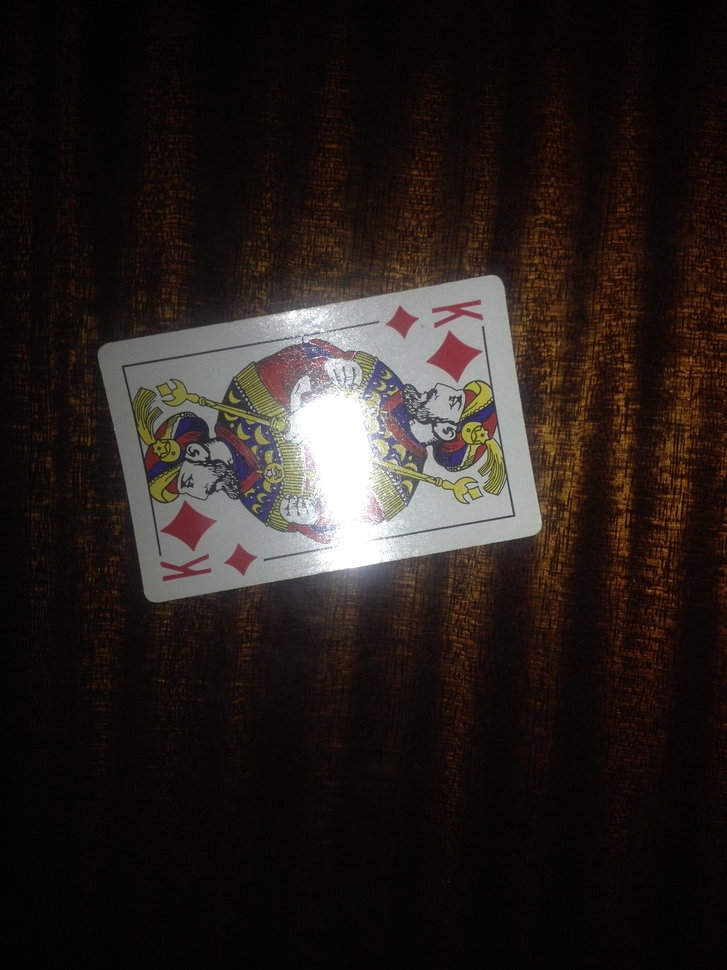
//> input picture Poker/Images/1.jpg, 727 x 970 px, shrunk from 2448 x 3264 before the run
$ ./Source_new   (built with g++ and OpenCV 4)
//> lines starting //> are read from the running program, lines starting //| are printed output that depends on the picture; after the words box and inside, x2 and y2 are one past the last pixel; in counts of white or black regions, pixels touching at a corner belong together
#include <iostream>
#include <opencv2/imgproc.hpp>
#include <opencv2/highgui.hpp>
#include <opencv2/features2d.hpp>
#include <opencv2/xfeatures2d.hpp>
#include <opencv2/calib3d.hpp>


using namespace std;
using namespace cv;
using namespace cv::xfeatures2d;

string image = "d:\\LECTIONS\\_LectionExtract_\\Programming\\CV&AI_Abto\\PROJECT\\Images\\1.jpg";
string mask_image = "d:\\LECTIONS\\_LectionExtract_\\Programming\\CV&AI_Abto\\PROJECT\\Images\\Prepare_Image_masks\\mask_1.jpg";
string writeDir = "d:\\LECTIONS\\_LectionExtract_\\Programming\\CV&AI_Abto\\PROJECT\\Images\\Search_Cart_templates\\";

void imfill(const Mat& src, Mat& dst) {
	Mat src_adjunct = src.clone();
	for (auto seedPoint : vector<Point>{ Point(0, 0),
		Point(dst.cols - 1, 0),
		Point(0, dst.rows - 1),
		Point(dst.cols - 1, dst.rows - 1) }) {
		floodFill(src_adjunct, seedPoint, Scalar(255));
	}
	dst = src | ~src_adjunct;
}

Mat findPaperMask(const Mat& image) {
	Mat mask;
	cvtColor(image, mask, cv::COLOR_BGR2YCrCb);
	imfill(image, mask);
	return mask;
}

vector<Point> findPaperContour(Mat& mask) {
	vector<vector<Point>> contours;
	findContours(mask, contours, RETR_EXTERNAL, CHAIN_APPROX_TC89_L1);
	auto contour = *max_element(contours.begin(), contours.end(), [](const vector<Point>& cnt1, const vector<Point>& cnt2) {
		return contourArea(cnt1) < contourArea(cnt2);
	});
	approxPolyDP(contour, contour, arcLength(contour, true) / 50, true);

	/*vector<Point2f> obj = {Point2f(0,0), Point2f(1,0), Point2f(1,1), Point2f(0,1)};
	vector<Point2f> scene = contour.data;
	Mat H = findHomography(obj, scene, RANSAC);*/

	vector<vector<Point>> cart_contours;
	vector<Point2f> corners;
	float alfa = 3. / 4;
	float xdiv = contour[0].x - contour[(int)contour.size()].x;
	float ydiv = contour[0].y - contour[(int)contour.size()].y;
	float dist = sqrt(xdiv*xdiv + ydiv*ydiv);
	corners.push_back(dist, ydiv/xdiv);
	float max_dist = 0;
	Point corner = contour[(int)contour.size()];
	size_t k;
	for (size_t i = 0; i < contour.size()-1; i++) {
		xdiv = contour[i].x - contour[i+1].x;
		ydiv = contour[i].y - contour[i+1].y;
		dist = sqrt(xdiv*xdiv + ydiv*ydiv);
		corners.push_back(dist, ydiv / xdiv);
		if (max_dist < dist) {
			max_dist = dist;
			corner = contour[i];
			k = i;
		}
	}
	for (size_t i = 0; i < contour.size(); i++) {

	}
	cart_contours.push_back({contour[k], contour[k+1],
							Point(contour[k+1]+alfa*corners[k+1].x/sqrt(1+ corners[k + 1].y)),
							Point(contour[k - 1] + alfa*corners[k - 1].x / sqrt(1 + corners[k - 1].y)) });

	return contour;
}

Mat cropPaper(const Mat& image, const vector<Point>& contour) {
	const static auto resolvePaperSize = [](const vector<Point>& contour) {
		const auto width = norm(contour[0] - contour[1]);
		const auto height = norm(contour[1] - contour[2]);
		return Size(max(width, height), min(width, height));
	};
	const static auto vectorContourToMat = [](const vector<Point>& contour) {
		Mat contour_in_mat(contour);
		contour_in_mat.convertTo(contour_in_mat, CV_32F);
		return contour_in_mat;
	};
	const static auto buildActualPaperContour = [](const Size& size) {
		return static_cast<Mat>(Mat_<float>(8, 1, CV_32F) << 0, 0, size.width, 0, size.width, size.height, 0, size.height).reshape(2);
	};

	Mat paper(image.size(), CV_8UC3);
	Mat tmp1 = vectorContourToMat(contour);
	Mat tmp2 = buildActualPaperContour(paper.size());
	auto p_trans_mat = getPerspectiveTransform(tmp1, tmp2);
	warpPerspective(image, paper, p_trans_mat, paper.size());
	return paper;
}

void main() {
	Mat img = imread(image);
//> img is the input picture: 970 rows x 727 cols, CV_8UC3; mean B, G, R 29.3, 32.8, 39.9
	Mat src = imread(mask_image);
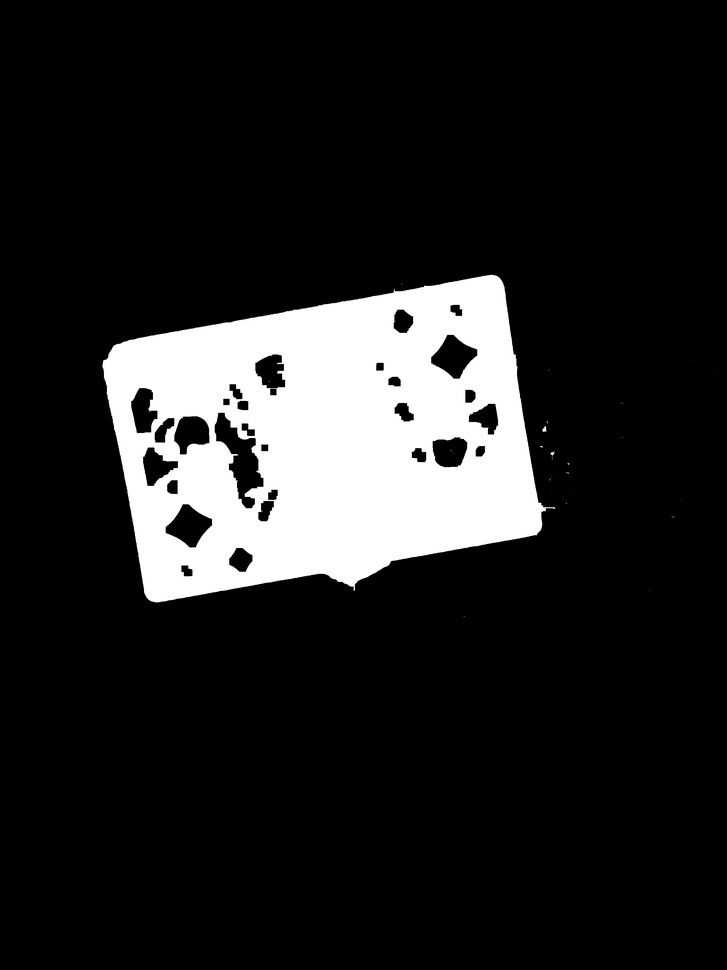
//> input picture PROJECT/Images/Prepare_Image_masks/mask_1.jpg, 727 x 970 px, shrunk from 2448 x 3264 before the run
//> src is the input picture: 970 rows x 727 cols, CV_8UC3; min 0, max 255, mean 34.7
	Mat mask, mask_new, dst;
	mask = findPaperMask(src);
//> in findPaperMask, `cvtColor(image, mask, cv::COLOR_BGR2YCrCb);`: mask: 970 rows x 727 cols, CV_8UC3; mean of channels 0, 1, 2 34.7, 128, 128
//> the loop in imfill, `for (auto seedPoint : vector<Point>{ Point(0, 0), Point(dst.cols - 1, ..` made 4 passes
//> pass 1, in imfill, `floodFill(src_adjunct, seedPoint, Scalar(255));`:
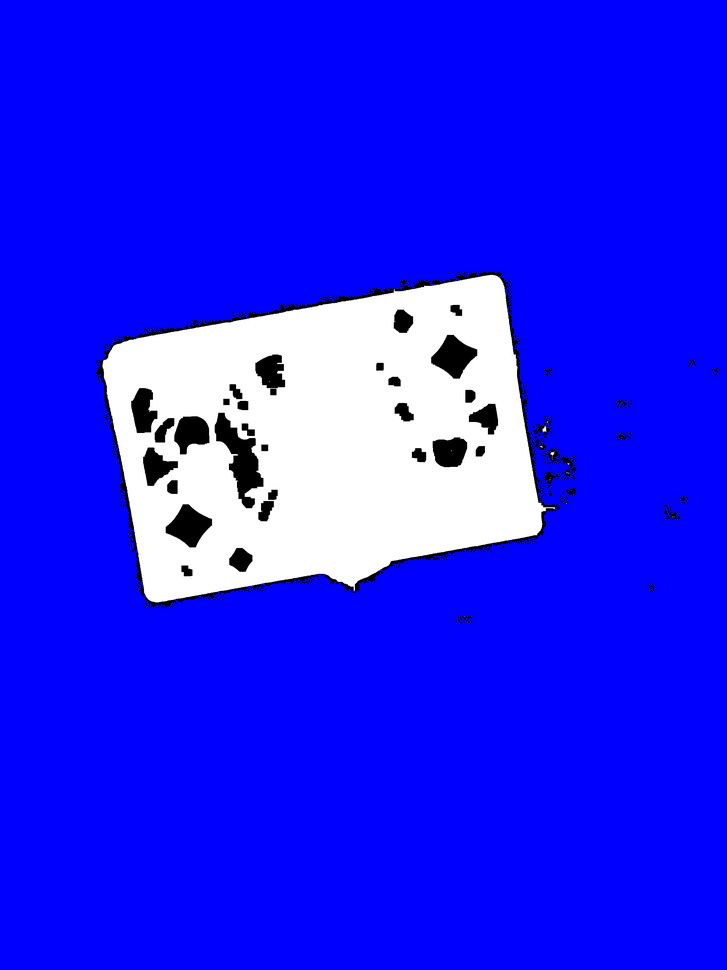
//> src_adjunct: 970 rows x 727 cols, CV_8UC3; mean B, G, R 248.7, 34.7, 34.7
//> in imfill, `dst = src | ~src_adjunct;`:
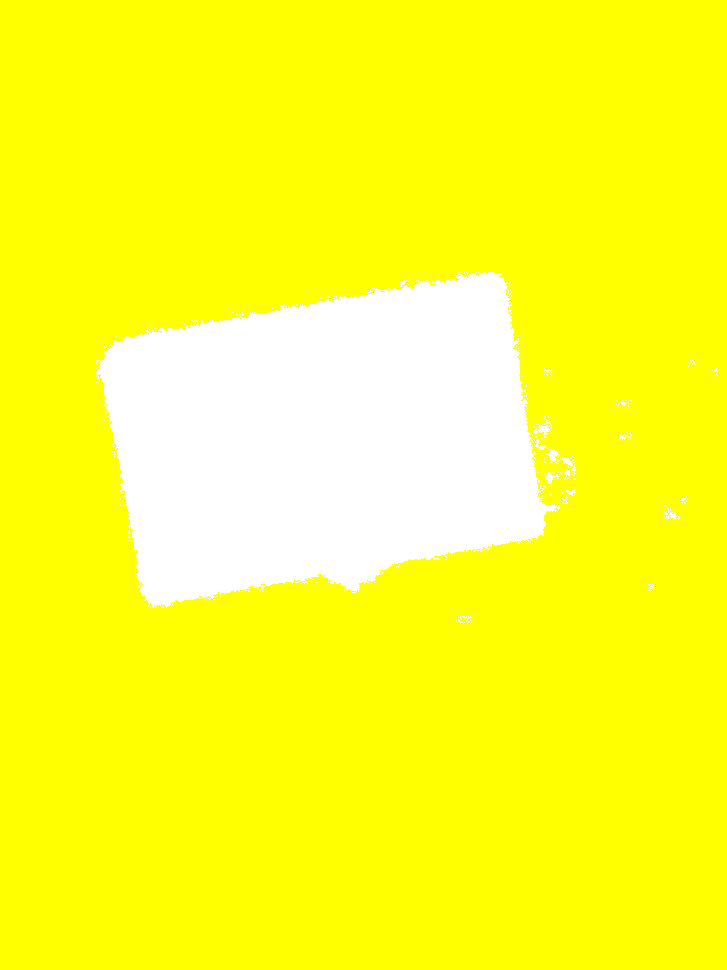
//> dst: 970 rows x 727 cols, CV_8UC3; mean B, G, R 41, 255, 255
	cvtColor(mask, mask, CV_BGR2GRAY);
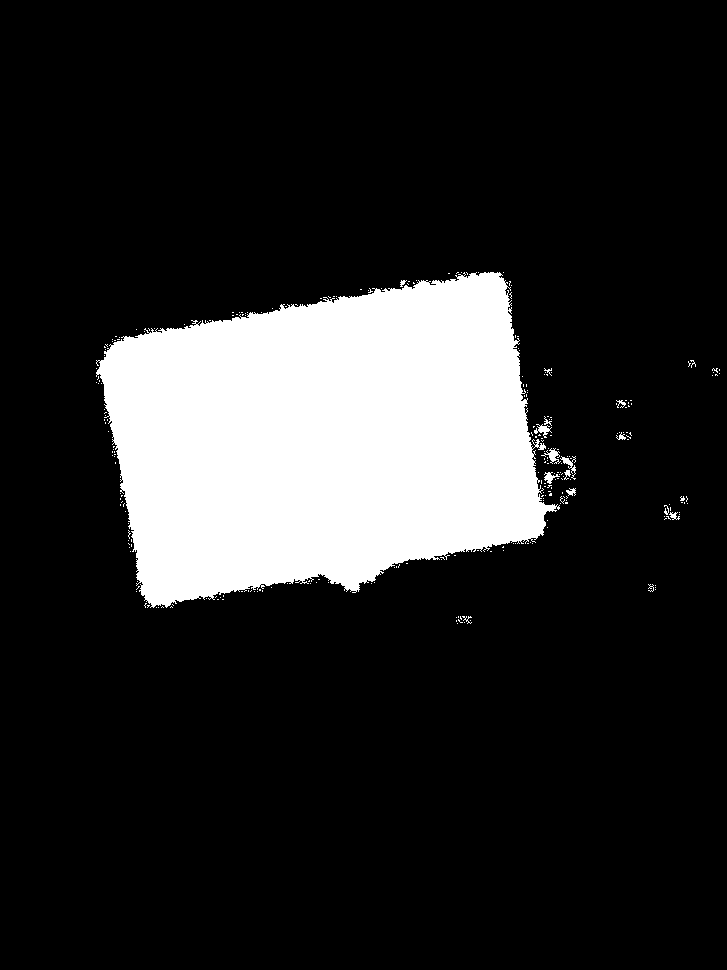
//> mask: 970 rows x 727 cols, CV_8UC1; values 226 (black) and 255 (white), 16.1% white; 265 white regions (249 under 20 px), largest, box (x1, y1, x2, y2) and area: (96, 272, 560, 608) 111919, (541, 448, 561, 464) 122, (560, 456, 576, 480) 111
	morphologyEx(mask, mask_new, MORPH_OPEN, getStructuringElement(MORPH_RECT, Size(15, 15)));
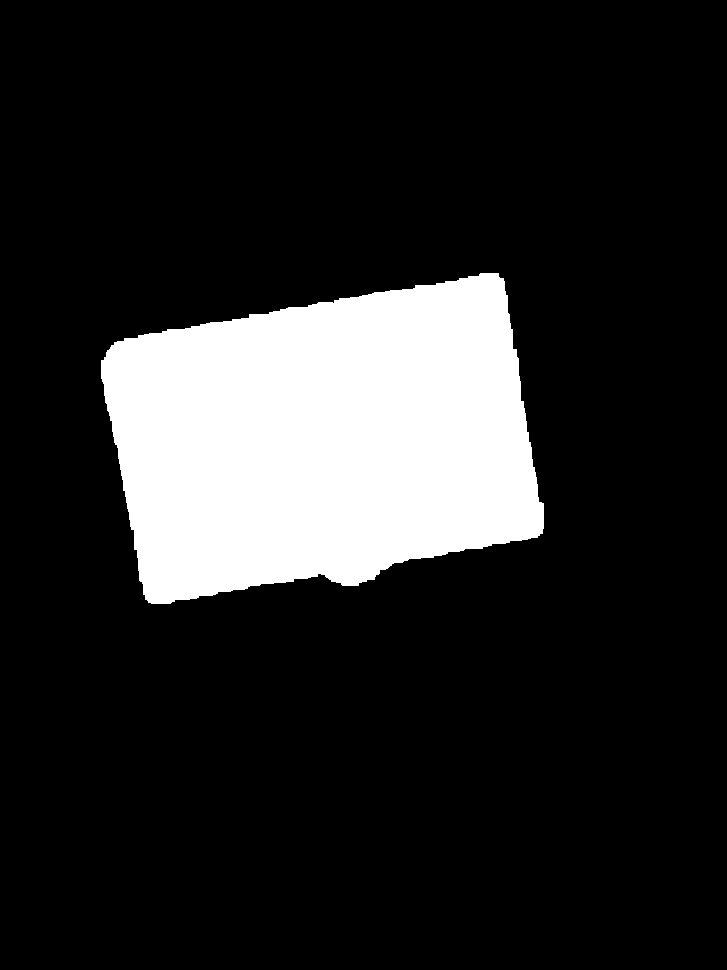
//> mask_new: 970 rows x 727 cols, CV_8UC1; values 226 (black) and 255 (white), 15.6% white; 1 white region, box (x1, y1, x2, y2) and area: (101, 273, 544, 604) 110223
	//blur(mask, mask_new, Size(9, 9));
	threshold(mask_new, mask_new, 240, 255, THRESH_BINARY);
//> mask_new: 970 rows x 727 cols, CV_8UC1; 15.6% white; 1 white region
	hconcat(vector<Mat>{mask, mask_new}, dst);
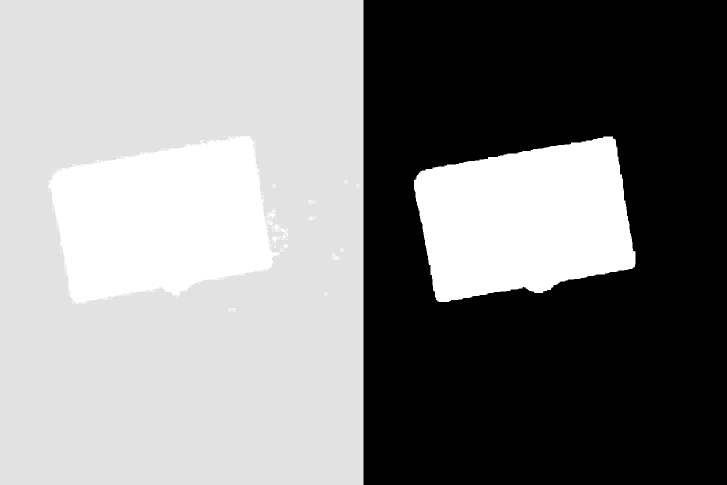
//> dst: 970 rows x 1454 cols, CV_8UC1 (shown at 1/2 size); min 0, max 255, mean 135.3
	imshow("win", dst);

	auto contour = findPaperContour(mask_new);
//> in findPaperContour, `findContours(mask, contours, RETR_EXTERNAL, CHAIN_APPROX_TC89_L1);`: contours = 1 contour; box (x1, y1, x2, y2) and area: (101, 273, 544, 604) 109576
//> in findPaperContour, `auto contour = *max_element(contours.begin(), contours.end(), [](const..`: contour = contour of 231 points, box (x1, y1, x2, y2) (101, 273, 544, 604), area 109576
//> in findPaperContour, `approxPolyDP(contour, contour, arcLength(contour, true) / 50, true);`: contour = 4 Points (x, y): [503, 278], [114, 342], [145, 599], [542, 533]
//> in findPaperContour, `float xdiv = contour[0].x - contour[(int)contour.size()].x;`: xdiv = 47
//> in findPaperContour, `float ydiv = contour[0].y - contour[(int)contour.size()].y;`: ydiv = -3
//> in findPaperContour, `float dist = sqrt(xdiv*xdiv + ydiv*ydiv);`: dist = 47.1
//> (in findPaperContour, `corners.push_back(dist, ydiv/xdiv);` was passed over: vector is not available in this run)
//> in findPaperContour, `Point corner = contour[(int)contour.size()];`: corner = Point(456, 281)
//> (in findPaperContour, `corners.push_back(dist, ydiv / xdiv);` was passed over: vector is not available in this run)
//> the loop in findPaperContour, `for (size_t i = 0; i < contour.size()-1; i++)` made 3 passes
//> (xdiv, ydiv, dist, max_dist, corner) on passes 1, 3: (389, -64, 394.2, 394.2, Point(503, 278)), (-397, 66, 402.4, 402.4, Point(145, 599))
//> (xdiv, ydiv, dist) on pass 2: (-31, -257, 258.9)
//> after the loop in findPaperContour, `for (size_t i = 0; i < contour.size()-1; i++)`: max_dist = 402.4; k = 2
//> the loop in findPaperContour, `for (size_t i = 0; i < contour.size(); i++)` made 4 passes
//> (in findPaperContour, `cart_contours.push_back({contour[k], contour[k+1], Point(contour[k+1]+..` was passed over: a library is not available in this run)

	////if (contour.size() == 4) {
		auto paper_image = cropPaper(img, contour);
//> in cropPaper, `Mat tmp1 = vectorContourToMat(contour);`: tmp1 = [[503, 278], [114, 342], [145, 599], [542, 533]]
//> in cropPaper, `auto p_trans_mat = getPerspectiveTransform(tmp1, tmp2);`: p_trans_mat = [[-1.88, 0.287, 863.8], [0.64, 3.89, -1402.5], [6.82e-06, 8.26e-05, 1]]
//> in cropPaper, `warpPerspective(image, paper, p_trans_mat, paper.size());`:
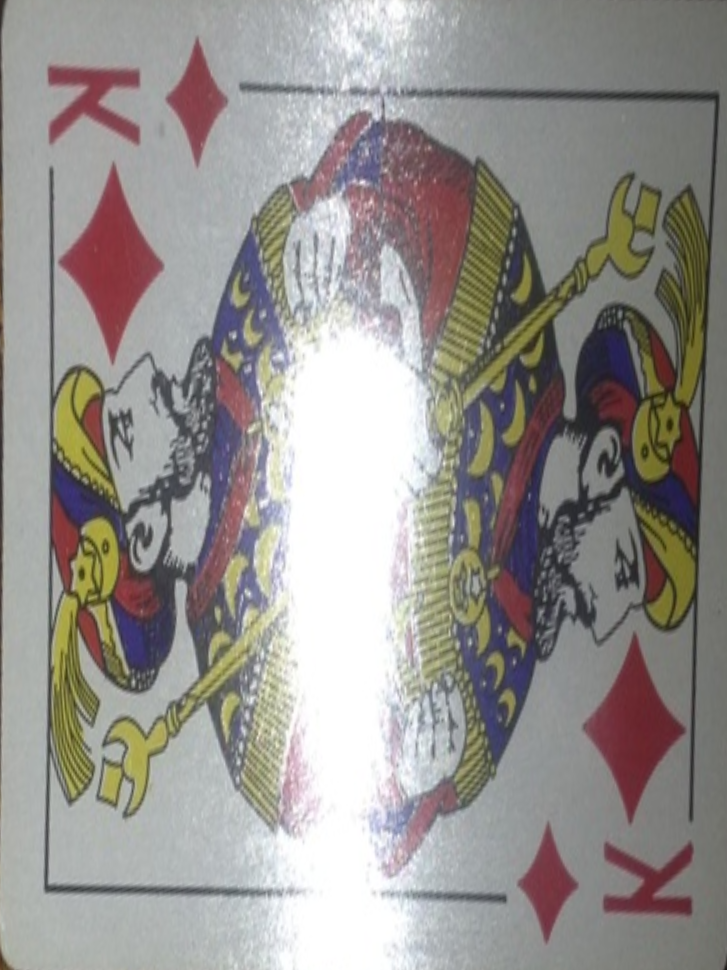
//> paper: 970 rows x 727 cols, CV_8UC3; mean B, G, R 143, 146.5, 150.4
		imshow("Paper", paper_image);

		// [14 lines of commented-out code are left out]

	waitKey(0);
}
